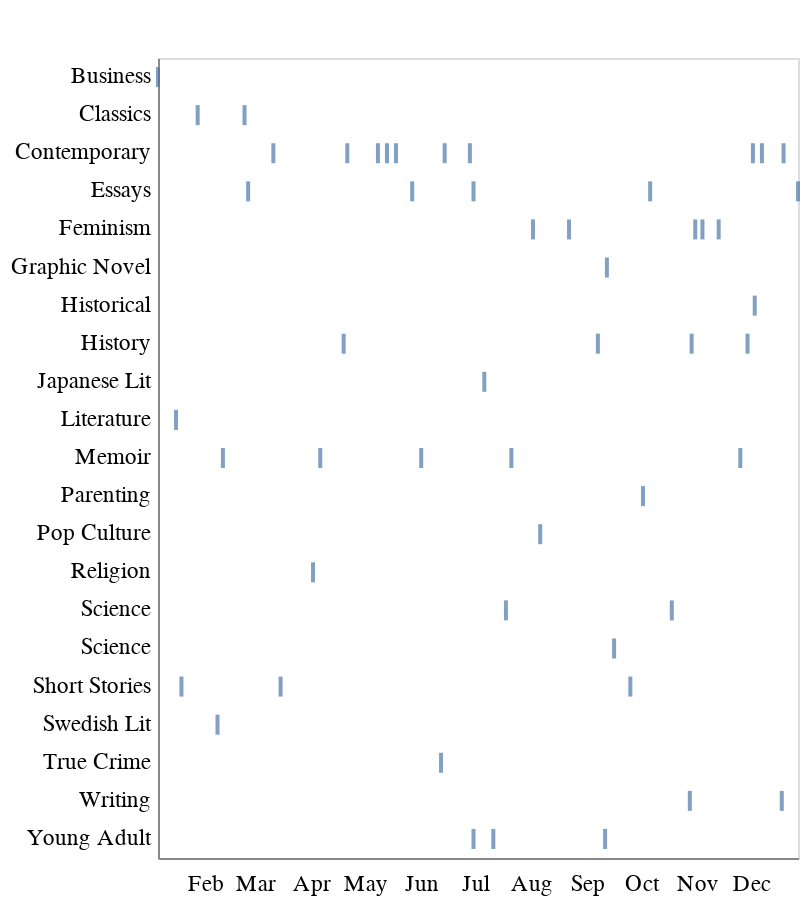

Source (notebook cell):
### Code cell
# mobile
alt.Chart(books).mark_tick(thickness=2,size=10).encode(
    x=alt.X('date',axis=alt.Axis(tickCount=12, format='%b', tickColor='#ffffff'), title=''),
    y=alt.Y('subgenre',axis=alt.Axis(tickCount=0, tickColor='#ffffff'), title=' ')
).configure_axis(grid=False).properties(height=400, width=320)

### Figure 1 — Vega-Lite specification as saved in the notebook (floating-point values rounded to 4 significant figures)
{"config": {"view": {"width": 800, "height": 450}, "background": "#ffffff", "title": {"anchor": "start", "font": "Benton Gothic Bold, sans", "fontColor": "#000000", "fontSize": 22, "fontWeight": "normal"}, "arc": {"fill": "#82c6df"}, "area": {"fill": "#82c6df"}, "line": {"stroke": "#82c6df", "strokeWidth": 3}, "path": {"stroke": "#82c6df"}, "rect": {"fill": "#82c6df"}, "shape": {"stroke": "#82c6df"}, "bar": {"fill": "#82c6df"}, "point": {"stroke": "#82c6df"}, "symbol": {"fill": "#82c6df", "size": 30}, "axis": {"titleFont": "Benton Gothic Bold, sans", "titleFontSize": 13, "titleFontWeight": "normal", "labelFont": "Benton Gothic, sans", "labelFontSize": 11.5, "labelFontWeight": "normal", "grid": false}, "axisX": {"labelAngle": 0, "labelPadding": 4, "tickSize": 3}, "axisY": {"labelBaseline": "middle", "maxExtent": 45, "minExtent": 45, "tickSize": 2, "titleAlign": "left", "titleAngle": 0, "titleX": -45, "titleY": -11}, "legend": {"titleFont": "Benton Gothic Bold, sans", "titleFontSize": 13, "titleFontWeight": "normal", "symbolType": "square", "labelFont": "Benton Gothic, sans", "labelFontSize": 11.5}, "range": {"category": ["#3580b1", "#ec8431", "#ab7fb4", "#c89d29", "#adc839", "#829eb1"], "diverging": ["#e68a4f", "#f4bb6a", "#f9e39c", "#dadfe2", "#a6b7c6", "#849eae"], "heatmap": ["#fbf2c7", "#f9e39c", "#f8d36e", "#f4bb6a", "#e68a4f", "#d15a40", "#ab4232"], "ordinal": ["#fbf2c7", "#f9e39c", "#f8d36e", "#f4bb6a", "#e68a4f", "#d15a40", "#ab4232"], "ramp": ["#fbf2c7", "#f9e39c", "#f8d36e", "#f4bb6a", "#e68a4f", "#d15a40", "#ab4232"]}}, "data": {"name": "data-7c8b8837e3db213cb2339b0fa7827d31"}, "mark": {"type": "tick", "size": 10, "thickness": 2}, "encoding": {"x": {"type": "temporal", "axis": {"format": "%b", "tickColor": "#ffffff", "tickCount": 12}, "field": "date", "title": ""}, "y": {"type": "nominal", "axis": {"tickColor": "#ffffff", "tickCount": 0}, "field": "subgenre", "title": " "}}, "height": 400, "width": 320, "$schema": "https://vega.github.io/schema/vega-lite/v4.0.2.json", "datasets": {"data-7c8b8837e3db213cb2339b0fa7827d31": [{"order": 1, "title": "Brotopia", "author": "Emily Chang", "pages": 317, "url": "https://www.goodreads.com/book/show/36288143-brotopia", "gender": "F", "type": "Non-Fiction", "subgenre": "Business", "avg_goodreads_rating": 4.04, "started": "2018-12-26T00:00:00", "date": "2019-01-06T00:00:00", "faves": null, "year": "2019", "days_to_read": 11, "gender_description": "Female"}, {"order": 2, "title": "The Human Stain", "author": "Philip Roth", "pages": 384, "url": "https://www.goodreads.com/book/show/11734.The_Human_Stain?from_search=true", "gender": "M", "type": "Fiction", "subgenre": "Literature", "avg_goodreads_rating": 3.87, "started": "2019-01-06T00:00:00", "date": "2019-01-16T00:00:00", "faves": "Y", "year": "2019", "days_to_read": 10, "gender_description": "Male"}, {"order": 3, "title": "You Know You Want This", "author": "Kristen Roupenian", "pages": 225, "url": "https://www.goodreads.com/book/show/40539045-you-know-you-want-this", "gender": "F", "type": "Fiction", "subgenre": "Short Stories", "avg_goodreads_rating": 3.86, "started": "2019-01-16T00:00:00", "date": "2019-01-19T00:00:00", "faves": null, "year": "2019", "days_to_read": 3, "gender_description": "Female"}, {"order": 4, "title": "Why Buddhism is True", "author": "Robert Wright", "pages": 336, "url": "https://www.goodreads.com/book/show/32895535-why-buddhism-is-true?from_search=true", "gender": "M", "type": "Non-Fiction", "subgenre": "Religion", "avg_goodreads_rating": 4.05, "started": "2019-01-18T00:00:00", "date": "2019-04-02T00:00:00", "faves": null, "year": "2019", "days_to_read": 74, "gender_description": "Male"}, {"order": 5, "title": "If Beale Street Could Talk", "author": "James Baldwin", "pages": 197, "url": "https://www.goodreads.com/book/show/38463.If_Beale_Street_Could_Talk", "gender": "M", "type": "Fiction", "subgenre": "Classics", "avg_goodreads_rating": 4.29, "started": "2019-01-22T00:00:00", "date": "2019-01-28T00:00:00", "faves": null, "year": "2019", "days_to_read": 6, "gender_description": "Male"}, {"order": 6, "title": "Nobody Cares", "author": "Anne Donahue", "pages": 240, "url": "https://www.goodreads.com/book/show/36360167-nobody-cares", "gender": "F", "type": "Non-Fiction", "subgenre": "Essays", "avg_goodreads_rating": 3.67, "started": "2019-02-03T00:00:00", "date": "2019-02-25T00:00:00", "faves": null, "year": "2019", "days_to_read": 22, "gender_description": "Female"}, {"order": 7, "title": "Acts of Infidelity", "author": "Lena Andersson", "pages": 366, "url": "https://www.goodreads.com/book/show/22601256-utan-personligt-ansvar", "gender": "F", "type": "Fiction", "subgenre": "Swedish Lit", "avg_goodreads_rating": 3.66, "started": "2019-02-01T00:00:00", "date": "2019-02-08T00:00:00", "faves": null, "year": "2019", "days_to_read": 7, "gender_description": "Female"}, {"order": 8, "title": "There Will Be No Miracles Here", "author": "Casey Gerald", "pages": 394, "url": "https://www.goodreads.com/book/show/38650651-there-will-be-no-miracles-here?from_search=true", "gender": "M", "type": "Non-Fiction", "subgenre": "Memoir", "avg_goodreads_rating": 3.72, "started": "2019-01-27T00:00:00", "date": "2019-02-11T00:00:00", "faves": null, "year": "2019", "days_to_read": 15, "gender_description": "Male"}, {"order": 9, "title": "The Unbearable Lightness of Being", "author": "Milan Kundera", "pages": 320, "url": "https://www.goodreads.com/book/show/9717.The_Unbearable_Lightness_of_Being?from_search=true", "gender": "M", "type": "Fiction", "subgenre": "Classics", "avg_goodreads_rating": 4.09, "started": "2019-02-16T00:00:00", "date": "2019-02-23T00:00:00", "faves": null, "year": "2019", "days_to_read": 7, "gender_description": "Male"}, {"order": 10, "title": "The Beauty Myth", "author": "Naomi Wolf", "pages": 368, "url": "https://www.goodreads.com/book/show/39926.The_Beauty_Myth", "gender": "F", "type": "Non-Fiction", "subgenre": "Feminism", "avg_goodreads_rating": 3.9, "started": "2019-02-12T00:00:00", "date": "2019-11-04T00:00:00", "faves": null, "year": "2019", "days_to_read": 265, "gender_description": "Female"}, {"order": 11, "title": "LOT", "author": "Bryan Washington", "pages": 240, "url": "https://www.goodreads.com/book/show/40749395-lot", "gender": "M", "type": "Fiction", "subgenre": "Short Stories", "avg_goodreads_rating": 3.74, "started": "2019-02-28T00:00:00", "date": "2019-03-15T00:00:00", "faves": "Y", "year": "2019", "days_to_read": 15, "gender_description": "Male"}, {"order": 12, "title": "Oculus", "author": "Sally Wen Mao", "pages": 119, "url": "https://www.goodreads.com/book/show/40121999-oculus", "gender": "F", "type": "Poetry", "subgenre": "Contemporary", "avg_goodreads_rating": 4.22, "started": "2019-03-03T00:00:00", "date": "2019-03-11T00:00:00", "faves": null, "year": "2019", "days_to_read": 8, "gender_description": "Female"}, {"order": 13, "title": "Homo Deus: A Brief History of Tomorrow", "author": "Yuval Harari", "pages": 450, "url": "https://www.goodreads.com/book/show/31138556-homo-deus?from_search=true", "gender": "M", "type": "Non-Fiction", "subgenre": "History", "avg_goodreads_rating": 4.29, "started": "2019-03-22T00:00:00", "date": "2019-04-19T00:00:00", "faves": null, "year": "2019", "days_to_read": 28, "gender_description": "Male"}, {"order": 14, "title": "Heart Berries", "author": "Terese Marie Mailhot", "pages": 143, "url": "https://www.goodreads.com/book/show/35840657-heart-berries", "gender": "F", "type": "Non-Fiction", "subgenre": "Memoir", "avg_goodreads_rating": 3.89, "started": "2019-04-03T00:00:00", "date": "2019-04-06T00:00:00", "faves": null, "year": "2019", "days_to_read": 3, "gender_description": "Female"}, {"order": 15, "title": "Lake Success", "author": "Gary Schneyngart", "pages": 339, "url": "https://www.goodreads.com/book/show/36739942-lake-success", "gender": "M", "type": "Fiction", "subgenre": "Contemporary", "avg_goodreads_rating": 3.64, "started": "2019-04-21T00:00:00", "date": "2019-12-07T00:00:00", "faves": null, "year": "2019", "days_to_read": 230, "gender_description": "Male"}, {"order": 16, "title": "Normal People", "author": "Sally Rooney", "pages": 266, "url": "https://www.goodreads.com/book/show/37539457-normal-people", "gender": "F", "type": "Fiction", "subgenre": "Contemporary", "avg_goodreads_rating": 3.89, "started": "2019-04-20T00:00:00", "date": "2019-04-21T00:00:00", "faves": "Y", "year": "2019", "days_to_read": 1, "gender_description": "Female"}, {"order": 17, "title": "Less", "author": "Andrew Sean Greer", "pages": 273, "url": "https://www.goodreads.com/book/show/39927096-less", "gender": "M", "type": "Fiction", "subgenre": "Contemporary", "avg_goodreads_rating": 3.76, "started": "2019-04-25T00:00:00", "date": "2019-05-08T00:00:00", "faves": null, "year": "2019", "days_to_read": 13, "gender_description": "Male"}, {"order": 18, "title": "Nobody is Ever Missing", "author": "Catherine Lacey", "pages": 244, "url": "https://www.goodreads.com/book/show/18490560-nobody-is-ever-missing?from_search=true", "gender": "F", "type": "Fiction", "subgenre": "Contemporary", "avg_goodreads_rating": 3.27, "started": "2019-05-08T00:00:00", "date": "2019-05-13T00:00:00", "faves": null, "year": "2019", "days_to_read": 5, "gender_description": "Female"}, {"order": 19, "title": "The New Me", "author": "Halle Butler", "pages": 208, "url": "https://www.goodreads.com/book/show/36342706-the-new-me", "gender": "F", "type": "Fiction", "subgenre": "Contemporary", "avg_goodreads_rating": 3.6, "started": "2019-05-13T00:00:00", "date": "2019-05-18T00:00:00", "faves": "Nope", "year": "2019", "days_to_read": 5, "gender_description": "Female"}, {"order": 20, "title": "The Empathy Exams", "author": "Leslie Jamison", "pages": 226, "url": "https://www.goodreads.com/en/book/show/17934655", "gender": "F", "type": "Non-Fiction", "subgenre": "Essays", "avg_goodreads_rating": 3.64, "started": "2019-05-18T00:00:00", "date": "2019-05-27T00:00:00", "faves": null, "year": "2019", "days_to_read": 9, "gender_description": "Female"}, {"order": 21, "title": "Bad Blood", "author": "John Carreyou", "pages": 339, "url": "https://www.goodreads.com/book/show/37976541-bad-blood?from_search=true", "gender": "M", "type": "Non-Fiction", "subgenre": "True Crime", "avg_goodreads_rating": 4.48, "started": "2019-06-01T00:00:00", "date": "2019-06-12T00:00:00", "faves": null, "year": "2019", "days_to_read": 11, "gender_description": "Male"}, {"order": 22, "title": "The Recovering: Intoxication and its Aftermath", "author": "Leslie Jamison", "pages": 545, "url": "https://www.goodreads.com/book/show/35959632-the-recovering", "gender": "F", "type": "Non-Fiction", "subgenre": "Memoir", "avg_goodreads_rating": 3.96, "started": "2019-05-27T00:00:00", "date": "2019-06-01T00:00:00", "faves": "Y", "year": "2019", "days_to_read": 5, "gender_description": "Female"}, {"order": 23, "title": "Evvie Drake Starts Over", "author": "Linda Holmes", "pages": 304, "url": "https://www.goodreads.com/book/show/40514431-evvie-drake-starts-over?ac=1&from_search=true", "gender": "F", "type": "Fiction", "subgenre": "Young Adult", "avg_goodreads_rating": 4.22, "started": "2019-06-30T00:00:00", "date": "2019-06-30T00:00:00", "faves": null, "year": "2019", "days_to_read": 0, "gender_description": "Female"}, {"order": 24, "title": "How to Change Your Mind", "author": "Michael Pollan", "pages": 480, "url": "https://www.goodreads.com/book/show/36613747-how-to-change-your-mind?from_search=true", "gender": "M", "type": "Non-Fiction", "subgenre": "Science", "avg_goodreads_rating": 4.31, "started": "2019-06-12T00:00:00", "date": "2019-10-18T00:00:00", "faves": null, "year": "2019", "days_to_read": 128, "gender_description": "Male"}, {"order": 25, "title": "Trust Exercise", "author": "Susan Choi", "pages": 257, "url": "https://www.goodreads.com/en/book/show/40046059", "gender": "F", "type": "Fiction", "subgenre": "Contemporary", "avg_goodreads_rating": 3.23, "started": "2019-06-12T00:00:00", "date": "2019-06-14T00:00:00", "faves": "Y", "year": "2019", "days_to_read": 2, "gender_description": "Female"}, {"order": 26, "title": "Trick Mirror", "author": "Jia Tolentino", "pages": 256, "url": "https://www.goodreads.com/book/show/43126457-trick-mirror?from_search=true", "gender": "F", "type": "Non-Fiction", "subgenre": "Essays", "avg_goodreads_rating": 4.33, "started": "2019-06-15T00:00:00", "date": "2019-06-30T00:00:00", "faves": "Y", "year": "2019", "days_to_read": 15, "gender_description": "Female"}, {"order": 27, "title": "Territory of Light", "author": "Yuko Tsushima", "pages": 122, "url": "https://www.goodreads.com/book/show/33871745-territory-of-light", "gender": "F", "type": "Fiction", "subgenre": "Japanese Lit", "avg_goodreads_rating": 3.66, "started": "2019-07-01T00:00:00", "date": "2019-07-06T00:00:00", "faves": null, "year": "2019", "days_to_read": 5, "gender_description": "Female"}, {"order": 28, "title": "Unclaimed Baggage", "author": "Jen Doll", "pages": 384, "url": "https://www.goodreads.com/book/show/36949992-unclaimed-baggage?ac=1&from_search=true", "gender": "F", "type": "Fiction", "subgenre": "Young Adult", "avg_goodreads_rating": 3.73, "started": "2019-01-08T00:00:00", "date": "2019-07-11T00:00:00", "faves": null, "year": "2019", "days_to_read": 184, "gender_description": "Female"}, {"order": 29, "title": "Fleishman Is In Trouble", "author": "Taffy Brodesser-Akner", "pages": 384, "url": "https://www.goodreads.com/book/show/41880602-fleishman-is-in-trouble?ac=1&from_search=true", "gender": "F", "type": "Fiction", "subgenre": "Contemporary", "avg_goodreads_rating": 4.1, "started": "2019-06-17T00:00:00", "date": "2019-06-28T00:00:00", "faves": "Y", "year": "2019", "days_to_read": 11, "gender_description": "Female"}, {"order": 30, "title": "Lifespan", "author": "David Sinclair", "pages": 432, "url": "https://www.goodreads.com/book/show/43723901-lifespan?ac=1&from_search=true", "gender": "M", "type": "Non-Fiction", "subgenre": "Science", "avg_goodreads_rating": 4.27, "started": "2019-07-01T00:00:00", "date": "2019-07-18T00:00:00", "faves": null, "year": "2019", "days_to_read": 17, "gender_description": "Male"}, {"order": 31, "title": "Uncanny Valley", "author": "Anna Wiener", "pages": 304, "url": "https://www.goodreads.com/book/show/45186565-uncanny-valley?ac=1&from_search=true", "gender": "F", "type": "Non-Fiction", "subgenre": "Memoir", "avg_goodreads_rating": 4.2, "started": "2019-07-19T00:00:00", "date": "2019-07-21T00:00:00", "faves": "y", "year": "2019", "days_to_read": 2, "gender_description": "Female"}, {"order": 32, "title": "Hit Makers", "author": "Derek Thompson", "pages": 352, "url": "https://www.goodreads.com/book/show/30901608-hit-makers", "gender": "M", "type": "Non-Fiction", "subgenre": "Pop Culture", "avg_goodreads_rating": 3.95, "started": "2019-07-20T00:00:00", "date": "2019-08-06T00:00:00", "faves": null, "year": "2019", "days_to_read": 17, "gender_description": "Male"}, {"order": 33, "title": "Genghis Khan and the Making of the Modern World", "author": "Jack Weatherford", "pages": 352, "url": "https://www.goodreads.com/book/show/40718726-genghis-khan-and-the-making-of-the-modern-world?ac=1&from_search=true", "gender": "M", "type": "Non-Fiction", "subgenre": "History", "avg_goodreads_rating": 4.02, "started": "2019-07-25T00:00:00", "date": "2019-09-07T00:00:00", "faves": null, "year": "2019", "days_to_read": 44, "gender_description": "Male"}, {"order": 34, "title": "For the Love of Men: A New Vision for Mindful Masculinity", "author": "Liz Plank", "pages": 300, "url": "https://www.goodreads.com/book/show/43263540-for-the-love-of-men", "gender": "F", "type": "Non-Fiction", "subgenre": "Feminism", "avg_goodreads_rating": 4.38, "started": "2019-07-23T00:00:00", "date": "2019-08-02T00:00:00", "faves": null, "year": "2019", "days_to_read": 10, "gender_description": "Female"}, {"order": 35, "title": "Three Women", "author": "Lisa Taddeo", "pages": 304, "url": "https://www.goodreads.com/book/show/42201100-three-women", "gender": "F", "type": "Non-Fiction", "subgenre": "Feminism", "avg_goodreads_rating": 3.87, "started": "2019-08-15T00:00:00", "date": "2019-08-22T00:00:00", "faves": "y", "year": "2019", "days_to_read": 7, "gender_description": "Female"}, {"order": 36, "title": "Brave New World", "author": "Aldous Huxley", "pages": 288, "url": "https://www.goodreads.com/book/show/5129.Brave_New_World?ac=1&from_search=true", "gender": "M", "type": "Fiction", "subgenre": "Science ", "avg_goodreads_rating": 3.98, "started": "2019-09-15T00:00:00", "date": "2019-09-16T00:00:00", "faves": null, "year": "2019", "days_to_read": 1, "gender_description": "Male"}, {"order": 37, "title": "Permanent Record", "author": "Mary HK Choi", "pages": 400, "url": "https://www.goodreads.com/book/show/43562239-permanent-record?from_search=true", "gender": "F", "type": "Fiction", "subgenre": "Young Adult", "avg_goodreads_rating": 3.84, "started": "2019-09-07T00:00:00", "date": "2019-09-11T00:00:00", "faves": null, "year": "2019", "days_to_read": 4, "gender_description": "Female"}, {"order": 38, "title": "I Was Their American Dream", "author": "Malaka Gharib", "pages": 160, "url": "https://www.goodreads.com/book/show/40909448-i-was-their-american-dream?from_search=true", "gender": "F", "type": "Non-Fiction", "subgenre": "Graphic Novel", "avg_goodreads_rating": 4.3, "started": "2019-09-05T00:00:00", "date": "2019-09-12T00:00:00", "faves": null, "year": "2019", "days_to_read": 7, "gender_description": "Female"}, {"order": 39, "title": "Men Without Women", "author": "Haruki Murakami", "pages": 242, "url": "https://www.goodreads.com/book/show/31950871-men-without-women", "gender": "M", "type": "Fiction", "subgenre": "Short Stories", "avg_goodreads_rating": 3.77, "started": "2019-09-18T00:00:00", "date": "2019-09-25T00:00:00", "faves": null, "year": "2019", "days_to_read": 7, "gender_description": "Male"}, {"order": 40, "title": "Make it Scream Make it Burn", "author": "Leslie Jamison", "pages": 272, "url": "https://www.goodreads.com/book/show/43521617-make-it-scream-make-it-burn?from_search=true", "gender": "F", "type": "Non-Fiction", "subgenre": "Essays", "avg_goodreads_rating": 4.13, "started": "2019-10-02T00:00:00", "date": "2019-10-06T00:00:00", "faves": null, "year": "2019", "days_to_read": 4, "gender_description": "Female"}, {"order": 41, "title": "How to Talk So Your Kids Will Listen", "author": "Adele Faber and Elaine Mazlish", "pages": 368, "url": "https://www.goodreads.com/book/show/12371502-how-to-talk-so-kids-will-listen-listen-so-kids-will-talk", "gender": "F", "type": "Non-Fiction", "subgenre": "Parenting", "avg_goodreads_rating": 4.26, "started": "2019-09-28T00:00:00", "date": "2019-10-02T00:00:00", "faves": "Y", "year": "2019", "days_to_read": 4, "gender_description": "Female"}, {"order": 43, "title": "Maybe You Should Talk to Somebody", "author": "Lori Gottlieb", "pages": 432, "url": "https://www.goodreads.com/book/show/37570546-maybe-you-should-talk-to-someone?from_search=true", "gender": "F", "type": "Non-Fiction", "subgenre": "Memoir", "avg_goodreads_rating": 4.4, "started": "2019-10-18T00:00:00", "date": "2019-11-25T00:00:00", "faves": "Y", "year": "2019", "days_to_read": 38, "gender_description": "Female"}, {"order": 44, "title": "Think Like Your Editor", "author": "Susan Rabiner", "pages": 288, "url": "https://www.goodreads.com/book/show/18988615-thinking-like-your-editor?utm_content=review_cta_book_image&utm_medium=email&utm_source=bookend", "gender": "F", "type": "Non-Fiction", "subgenre": "Writing", "avg_goodreads_rating": 4.04, "started": "2019-10-24T00:00:00", "date": "2019-10-28T00:00:00", "faves": null, "year": "2019", "days_to_read": 4, "gender_description": "Female"}, {"order": 45, "title": "Kim Ji Young Born 1982", "author": "Cho Nam-joo", "pages": 144, "url": "https://www.goodreads.com/book/show/47320138-kim-ji-young-born-1982?ac=1&from_search=true", "gender": "F", "type": "Fiction", "subgenre": "Feminism", "avg_goodreads_rating": 4.17, "started": "2019-10-28T00:00:00", "date": "2019-10-31T00:00:00", "faves": null, "year": "2019", "days_to_read": 3, "gender_description": "Female"}, {"order": 46, "title": "Superman vs the KKK", "author": "Rick Bowers", "pages": 160, "url": "https://www.goodreads.com/book/show/11407829-superman-versus-the-ku-klux-klan?from_search=true", "gender": "M", "type": "Non-Fiction", "subgenre": "History", "avg_goodreads_rating": 3.66, "started": "2019-10-28T00:00:00", "date": "2019-10-29T00:00:00", "faves": null, "year": "2019", "days_to_read": 1, "gender_description": "Male"}, {"order": 47, "title": "The Likeability Trap", "author": "Alicia Menendez", "pages": 240, "url": "https://www.goodreads.com/book/show/46408581-the-likeability-trap?from_search=true&qid=oURYa3fiGo&rank=1", "gender": "F", "type": "Non-Fiction", "subgenre": "Feminism", "avg_goodreads_rating": 3.7, "started": "2019-11-08T00:00:00", "date": "2019-11-13T00:00:00", "faves": null, "year": "2019", "days_to_read": 5, "gender_description": "Female"}, {"order": 48, "title": "A Short HIstory of Progress", "author": "Ronald Wright", "pages": 224, "url": "https://www.goodreads.com/book/show/331227.A_Short_History_of_Progress?from_search=true&qid=supt2TGSOt&rank=1", "gender": "M", "type": "Non-Fiction", "subgenre": "History", "avg_goodreads_rating": 4.1, "started": "2019-11-13T00:00:00", "date": "2019-11-29T00:00:00", "faves": null, "year": "2019", "days_to_read": 16, "gender_description": "Male"}, {"order": 49, "title": "The Last Romantics", "author": "Tara Conklin", "pages": 368, "url": "https://www.goodreads.com/book/show/35068465-the-last-romantics?ac=1&from_search=true&qid=dert731j6D&rank=1", "gender": "F", "type": "Fiction", "subgenre": "Contemporary", "avg_goodreads_rating": 3.78, "started": "2019-11-29T00:00:00", "date": "2019-12-02T00:00:00", "faves": "Y", "year": "2019", "days_to_read": 3, "gender_description": "Female"}, {"order": 50, "title": "Four Soldiers", "author": "Hubert Mingarelli", "pages": 160, "url": "https://www.goodreads.com/book/show/41557466-four-soldiers?from_search=true&qid=tFOQALgbWg&rank=1", "gender": "F", "type": "Fiction", "subgenre": "Historical", "avg_goodreads_rating": 3.78, "started": "2019-11-29T00:00:00", "date": "2019-12-03T00:00:00", "faves": null, "year": "2019", "days_to_read": 4, "gender_description": "Female"}, {"order": 51, "title": "Working", "author": "Robert Caro", "pages": 231, "url": "https://www.goodreads.com/book/show/43205240-working?from_search=true&qid=51xloY5uTL&rank=1", "gender": "M", "type": "Non-Fiction", "subgenre": "Writing", "avg_goodreads_rating": 4.43, "started": "2019-12-15T00:00:00", "date": "2019-12-18T00:00:00", "faves": null, "year": "2019", "days_to_read": 3, "gender_description": "Male"}, {"order": 52, "title": "The Incendiaries", "author": "R.O. Kwon", "pages": 214, "url": "https://www.goodreads.com/book/show/36679056-the-incendiaries", "gender": "F", "type": "Fiction", "subgenre": "Contemporary", "avg_goodreads_rating": 3.28, "started": "2019-12-19T00:00:00", "date": "2019-12-19T00:00:00", "faves": null, "year": "2019", "days_to_read": 0, "gender_description": "Female"}, {"order": 53, "title": "Wedding Toasts I'll Never Give", "author": "Ada Calhoun", "pages": 192, "url": "https://www.goodreads.com/book/show/36236126-wedding-toasts-i-ll-never-give", "gender": "F", "type": "Non-Fiction", "subgenre": "Essays", "avg_goodreads_rating": 3.86, "started": "2019-12-26T00:00:00", "date": "2019-12-27T00:00:00", "faves": null, "year": "2019", "days_to_read": 1, "gender_description": "Female"}]}}
